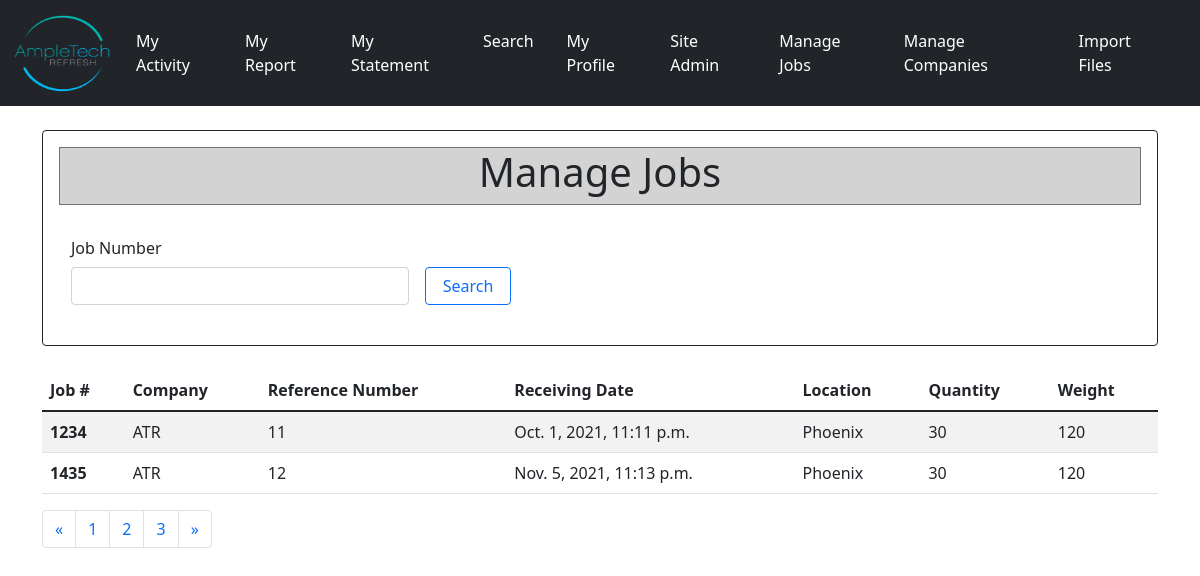
Page /jobs on the committed database.
### Sales/models.py (models this page shows)
class Activity(models.Model):
    jobnumber = models.CharField('Job Number', max_length=120)
    refnumber = models.IntegerField('Reference Number')
    rdate = models.DateTimeField('Receiving Date')
    company = models.CharField('Company', max_length=120)
    location = models.CharField('Location', max_length=120)
    quantity = models.IntegerField('Quantity')
    weight = models.IntegerField('Weight')
    def __str__(self):
        return self.jobnumber

### Sales/views.py (the view)
# urls.py: path('jobs', views.jobs, name="jobs"),
def jobs(request):
    if request.method == "POST":
        jobsearched = request.POST['jobsearched']
        activitiesj = Activity.objects.filter(jobnumber__icontains=jobsearched)
        return render(request, 'Sales/jobs.html', {'jobsearched': jobsearched,
                                                   'activitiesj': activitiesj})
    else:
        activity_list = Activity.objects.all()
        return render(request, 'Sales/jobs.html', {'activity_list': activity_list})

### Sales/templates/Sales/jobs.html (shortened to what this page needs)
{% extends 'Sales/base.html' %}
{% block content %}
<div class="card border-dark mb-4">
  <div class="card-body mb-4">
<center><div class="container border border-secondary" style="background-color: lightgrey">
<h1>Manage Jobs</h1>
</div></center>
<br/>
<form class="row g-3" method="POST" action="{% url 'jobs' %}">
  <div class="col-md-4" style="padding-left: 20px">
    <label class="col-sm-4 col-form-label">Job Number</label>
    <input type="text" class="form-control" name="jobsearched" placeholder="">
  </div>
  <div class="col-3" style="padding-top: 38px">
    <button type="text" class="btn btn-outline-primary col-4">Search</button>
  </div>
</form>
  </div>
</div>
<table class="table table-striped table-hover">
  <thead>
{% if jobsearched %}
{% else %}
    <tr>
      <th scope="col">Job #</th>
      <th scope="col">Company</th>
      <th scope="col">Reference Number</th>
        <th scope="col">Receiving Date</th>
        <th scope="col">Location</th>
        <th scope="col">Quantity</th>
        <th scope="col">Weight</th>
    </tr>
  </thead>
  <tbody>
    {% for activity in activity_list %}
    <tr>
      <th scope="row">{{activity}}</th>
      <td>{{activity.company}}</td>
      <td>{{activity.refnumber}}</td>
        <td>{{activity.rdate}}</td>
        <td>{{activity.location}}</td>
        <td>{{activity.quantity}}</td>
        <td>{{activity.weight}}</td>
      {% endfor %}
    </tr>
  </tbody>
</table>
{% endif %}
<nav aria-label="Page navigation example">
  <ul class="pagination">
    <li class="page-item">
      <a class="page-link" href="#" aria-label="Previous">
        <span aria-hidden="true">&laquo;</span>
      </a>
    </li>
    <li class="page-item"><a class="page-link" href="#">1</a></li>
    <li class="page-item"><a class="page-link" href="#">2</a></li>
    <li class="page-item"><a class="page-link" href="#">3</a></li>
    <li class="page-item">
      <a class="page-link" href="#" aria-label="Next">
        <span aria-hidden="true">&raquo;</span>
      </a>
    </li>
  </ul>
</nav>
{% endblock %}

### rows in the picture
Activity: jobnumber "1234", company "ATR", refnumber "11", rdate "Oct. 1, 2021, 11:11 p.m.", location "Phoenix", quantity "30", weight "120"
Activity: jobnumber "1435", company "ATR", refnumber "12", rdate "Nov. 5, 2021, 11:13 p.m.", location "Phoenix", quantity "30", weight "120"
